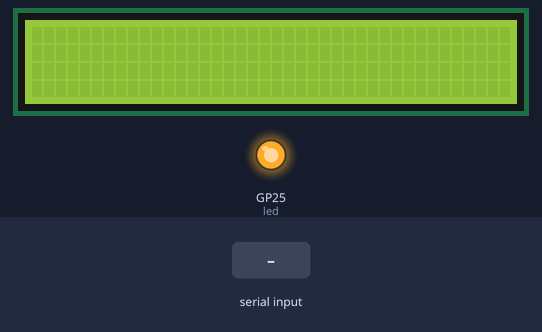
The program below on a simulated Raspberry Pi Pico running MicroPython. Parts: 40×4 character LCD, output pins drawn as LEDs (lit = HIGH). The inputs (shaded band) are chosen by the test bench. Library files of the repository ran but are not shown: lcd_init.py; what the program prints to the serial console is not drawn.

Above: at 1.2 s.
1.3 s: "1" received over the second serial link
2.8 s: "0" received over the second serial link
At 3.2 s:
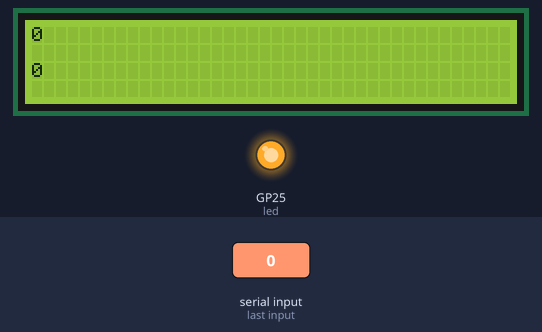
4.3 s: "2" received over the second serial link
Timing chart, 0 to 7.3 s (numbered marks = the images above; inputs shaded):
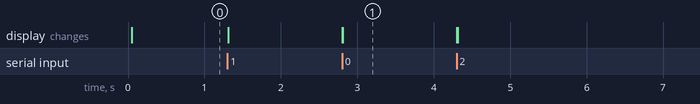

Measured:
- after the input at 2.8 s, the display: first changes at once (image 1 shows a later state)

The program:

wifi_companion.py
```python
from machine import (
    Pin,
    UART
)

from driver.lcd_init import lcd

led = Pin(25, Pin.OUT)
uart = UART(0, rx=Pin(1), tx=Pin(0), baudrate=115200)
msg = f"Pico connected - {uart}"
print(msg)
uart.write(msg)

led.toggle()
while True:
    data = bytes()
    while uart.any() > 0:
        try:
            if "\r" not in (bytechar := uart.read(1)).decode("utf-8"):
                data += bytechar
        except Exception as e:
            print(str(e))
            pass
    i = 0

    if len(data):
        try:
            output = data.decode("utf-8")
            if len(output) > 32:
                print(f"Full output: {output}")
                output = output[0:32]
            lcd.clear()
            lcd.move_to(0, 0)
            print(output)
            lcd.putstr(output)
        except UnicodeError as e:
            pass
```
